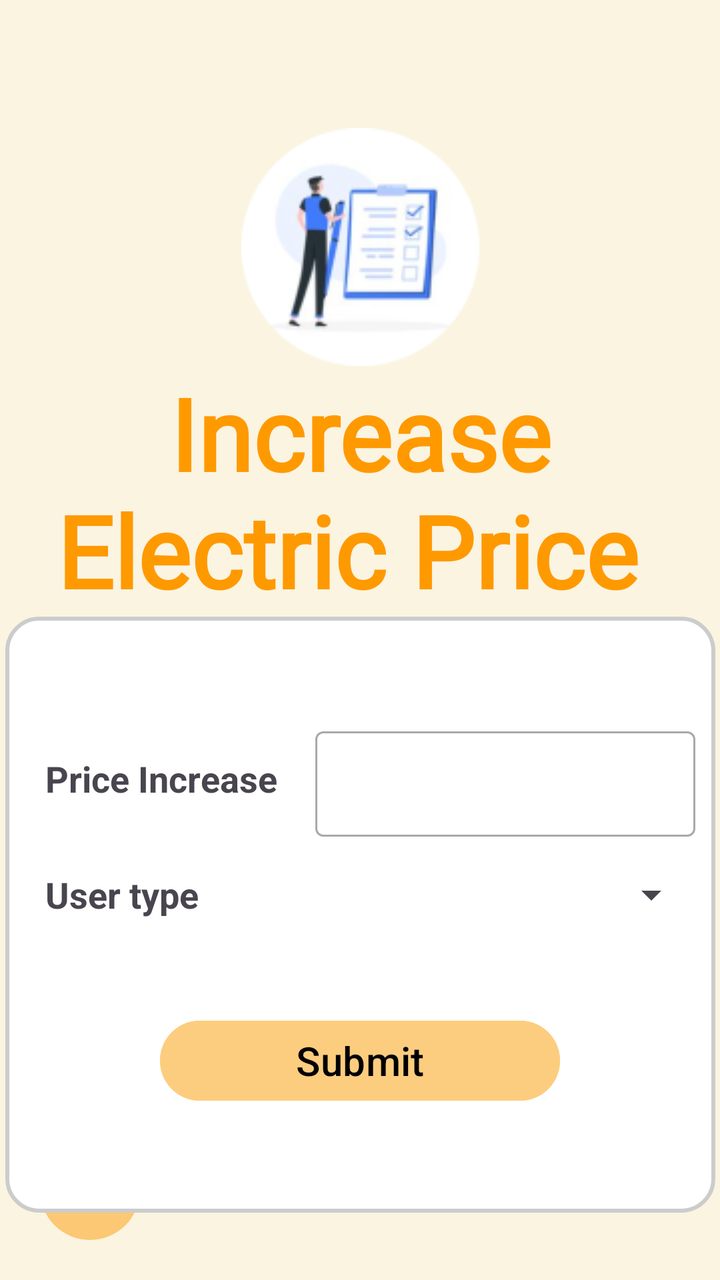
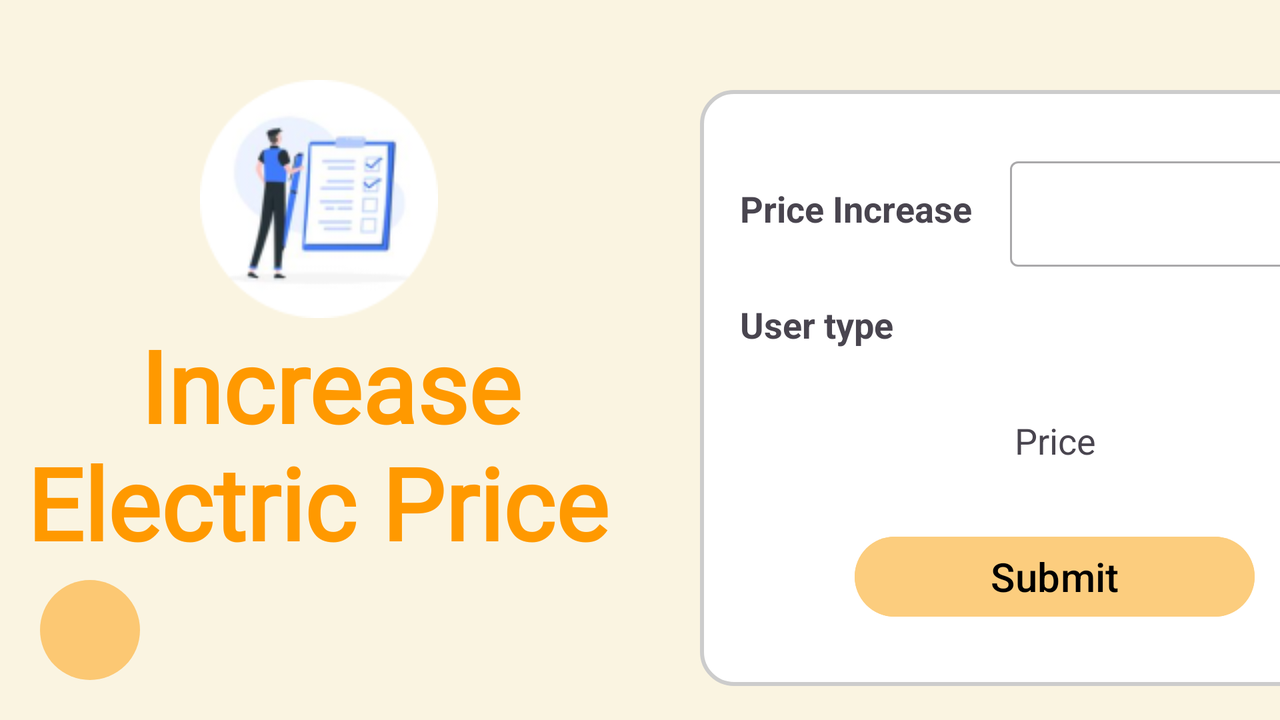

First picture: res/layout/ on a phone held upright. Second picture: the repository's own variant of that layout, on a device whose configuration matches the variant's folder. Source for both follows.
<!-- AndroidManifest.xml: application theme Theme.Electric_Bill_Management -->
<!-- res/layout/activity_increase_electric_price.xml -->
<?xml version="1.0" encoding="utf-8"?>
<androidx.constraintlayout.widget.ConstraintLayout xmlns:android="http://schemas.android.com/apk/res/android"
    xmlns:app="http://schemas.android.com/apk/res-auto"
    xmlns:tools="http://schemas.android.com/tools"
    android:id="@+id/main"
    android:layout_width="match_parent"
    android:layout_height="match_parent"
    android:background="#FAF4E1"
    tools:context=".IncreaseElectricPrice">

    <ImageButton
        android:id="@+id/backButton2"
        android:layout_width="50dp"
        android:layout_height="50dp"
        android:layout_marginStart="20dp"
        android:layout_marginBottom="20dp"
        android:background="@drawable/circle_button"
        app:layout_constraintBottom_toBottomOf="parent"
        app:layout_constraintStart_toStartOf="parent"
        app:srcCompat="@drawable/ic_back" />

    <LinearLayout
        android:layout_width="355dp"
        android:layout_height="298dp"
        android:background="@drawable/rounded_background"
        android:gravity="center"
        android:orientation="vertical"
        app:layout_constraintEnd_toEndOf="parent"
        app:layout_constraintStart_toStartOf="parent"
        app:layout_constraintTop_toBottomOf="@+id/textView8">

        <LinearLayout
            android:layout_width="match_parent"
            android:layout_height="58dp"
            android:gravity="center"
            android:orientation="horizontal">

            <TextView
                android:id="@+id/consumptionTextView"
                android:layout_width="27dp"
                android:layout_height="wrap_content"
                android:layout_weight="1"
                android:paddingLeft="20dp"
                android:text="Price Increase"
                android:textSize="18sp"
                android:textStyle="bold" />

            <com.google.android.material.textfield.TextInputLayout
                style="@style/Widget.MaterialComponents.TextInputLayout.OutlinedBox"
                android:layout_width="82dp"
                android:layout_height="wrap_content"
                android:layout_weight="1"
                android:paddingLeft="5dp"
                android:paddingRight="10dp">

                <com.google.android.material.textfield.TextInputEditText
                    android:id="@+id/priceUpdate"
                    android:layout_width="match_parent"
                    android:layout_height="wrap_content" />
            </com.google.android.material.textfield.TextInputLayout>


        </LinearLayout>
        <LinearLayout
            android:layout_width="match_parent"
            android:layout_height="58dp"
            android:gravity="center"
            android:orientation="horizontal">

            <TextView
                android:id="@+id/userTypeTextView"
                android:layout_width="27dp"
                android:layout_height="wrap_content"
                android:layout_weight="1"
                android:paddingLeft="20dp"
                android:text="User type"
                android:textSize="18sp"
                android:textStyle="bold" />

            <Spinner
                android:id="@+id/userSpinner"
                android:layout_width="74dp"
                android:layout_height="wrap_content"
                android:layout_marginRight="8dp"
                android:layout_weight="1" />


        </LinearLayout>


        <Button
            android:id="@+id/button"
            android:layout_width="200dp"
            android:layout_height="wrap_content"
            android:layout_marginTop="30dp"
            android:backgroundTint="#FCCD7E"
            android:text="Submit"
            android:textColor="@color/black"
            android:textSize="20sp" />

    </LinearLayout>

    <TextView
        android:id="@+id/textView8"
        android:layout_width="wrap_content"
        android:layout_height="wrap_content"
        android:fontFamily="@font/dm_serif_display"
        android:gravity="center"
        android:text="Increase Electric Price "
        android:textColor="#FF9900"
        android:textSize="50sp"
        android:textStyle="bold"
        app:layout_constraintEnd_toEndOf="parent"
        app:layout_constraintHorizontal_bias="0.551"
        app:layout_constraintStart_toStartOf="parent"
        app:layout_constraintTop_toBottomOf="@+id/imageView6" />

    <ImageView
        android:id="@+id/imageView6"
        android:layout_width="wrap_content"
        android:layout_height="wrap_content"
        android:layout_marginTop="64dp"
        app:layout_constraintEnd_toEndOf="parent"
        app:layout_constraintStart_toStartOf="parent"
        app:layout_constraintTop_toTopOf="parent"
        app:srcCompat="@drawable/customer" />
</androidx.constraintlayout.widget.ConstraintLayout>
<!-- resources referenced by this layout -->
<resources>
  <!-- drawable circle_button (drawable) -->
  <?xml version="1.0" encoding="utf-8"?>
  <shape xmlns:android="http://schemas.android.com/apk/res/android">
      <solid android:color="#FCC873" /> 
      <corners android:radius="50dp" /> 
  </shape>
  <!-- drawable customer: png bitmap (drawable, 13678 bytes) -->
  <!-- drawable rounded_background (drawable) -->
  <?xml version="1.0" encoding="utf-8"?>
  <shape xmlns:android="http://schemas.android.com/apk/res/android">
      <solid android:color="#FFFFFF" /> 
      <corners android:radius="16dp" /> 
      <stroke android:width="2dp" android:color="#CCCCCC" /> 
  </shape>
  <style name="Theme.Electric_Bill_Management" parent="Base.Theme.Electric_Bill_Management" />
  <style name="Base.Theme.Electric_Bill_Management" parent="Theme.Material3.DayNight.NoActionBar">
          
          
      </style>
</resources>
<!-- res/layout-land/activity_increase_electric_price.xml (the repository's variant of the layout above) -->
<!-- drawn on the phone turned sideways -->
<?xml version="1.0" encoding="utf-8"?>
<androidx.constraintlayout.widget.ConstraintLayout xmlns:android="http://schemas.android.com/apk/res/android"
    xmlns:app="http://schemas.android.com/apk/res-auto"
    xmlns:tools="http://schemas.android.com/tools"
    android:id="@+id/main"
    android:layout_width="match_parent"
    android:layout_height="match_parent"
    android:background="#FAF4E1"
    android:orientation="horizontal"
    tools:context=".IncreaseElectricPrice">

    <ImageButton
        android:id="@+id/backButton2"
        android:layout_width="50dp"
        android:layout_height="50dp"
        android:layout_marginStart="20dp"
        android:layout_marginBottom="20dp"
        android:background="@drawable/circle_button"
        app:layout_constraintBottom_toBottomOf="parent"
        app:layout_constraintStart_toStartOf="parent"
        app:srcCompat="@drawable/ic_back" />

    <LinearLayout
        android:layout_width="355dp"
        android:layout_height="298dp"
        android:layout_marginStart="350dp"
        android:layout_marginTop="45dp"
        android:background="@drawable/rounded_background"
        android:gravity="center"
        android:orientation="vertical"
        app:layout_constraintStart_toStartOf="parent"
        app:layout_constraintTop_toTopOf="parent">

        <LinearLayout
            android:layout_width="match_parent"
            android:layout_height="58dp"
            android:gravity="center"
            android:orientation="horizontal">

            <TextView
                android:id="@+id/consumptionTextView"
                android:layout_width="27dp"
                android:layout_height="wrap_content"
                android:layout_weight="1"
                android:paddingLeft="20dp"
                android:text="Price Increase"
                android:textSize="18sp"
                android:textStyle="bold" />

            <com.google.android.material.textfield.TextInputLayout
                style="@style/Widget.MaterialComponents.TextInputLayout.OutlinedBox"
                android:layout_width="82dp"
                android:layout_height="wrap_content"
                android:layout_weight="1"
                android:paddingLeft="5dp"
                android:paddingRight="10dp">

                <com.google.android.material.textfield.TextInputEditText
                    android:id="@+id/consumptionUpdate"
                    android:layout_width="match_parent"
                    android:layout_height="wrap_content" />
            </com.google.android.material.textfield.TextInputLayout>


        </LinearLayout>

        <LinearLayout
            android:layout_width="match_parent"
            android:layout_height="58dp"
            android:gravity="center"
            android:orientation="horizontal">

            <TextView
                android:id="@+id/userTypeTextView"
                android:layout_width="27dp"
                android:layout_height="wrap_content"
                android:layout_weight="1"
                android:paddingLeft="20dp"
                android:text="User type"
                android:textSize="18sp"
                android:textStyle="bold" />

            <Spinner
                android:id="@+id/userSpinner"
                android:layout_width="74dp"
                android:layout_height="wrap_content"
                android:layout_marginRight="8dp"
                android:layout_weight="1" />


        </LinearLayout>

        <LinearLayout
            android:layout_width="match_parent"
            android:layout_height="58dp"
            android:gravity="center"
            android:orientation="horizontal">

            <TextView
                android:id="@+id/userTypeTextView"
                android:layout_width="27dp"
                android:layout_height="wrap_content"
                android:layout_weight="1"
                android:paddingLeft="20dp"
                android:text=""
                android:textSize="18sp"
                android:textStyle="bold" />

            <TextView
                android:id="@+id/textPrice"
                android:layout_width="68dp"
                android:layout_height="wrap_content"
                android:layout_marginLeft="1dp"
                android:layout_weight="1"
                android:text="Price"
                android:textSize="18sp" />

        </LinearLayout>

        <Button
            android:id="@+id/button"
            android:layout_width="200dp"
            android:layout_height="wrap_content"
            android:layout_marginTop="15dp"
            android:backgroundTint="#FCCD7E"
            android:text="Submit"
            android:textColor="@color/black"
            android:textSize="20sp" />

    </LinearLayout>

    <TextView
        android:id="@+id/textView8"
        android:layout_width="300dp"
        android:layout_height="wrap_content"
        android:layout_marginStart="15dp"
        android:fontFamily="@font/dm_serif_display"
        android:gravity="center"
        android:text="Increase Electric Price "
        android:textColor="#FF9900"
        android:textSize="50sp"
        android:textStyle="bold"
        app:layout_constraintStart_toStartOf="parent"
        app:layout_constraintTop_toBottomOf="@+id/imageView6" />

    <ImageView
        android:id="@+id/imageView6"
        android:layout_width="wrap_content"
        android:layout_height="wrap_content"
        android:layout_marginStart="100dp"
        android:layout_marginTop="40dp"
        app:layout_constraintStart_toStartOf="parent"
        app:layout_constraintTop_toTopOf="parent"
        app:srcCompat="@drawable/customer" />
</androidx.constraintlayout.widget.ConstraintLayout>
